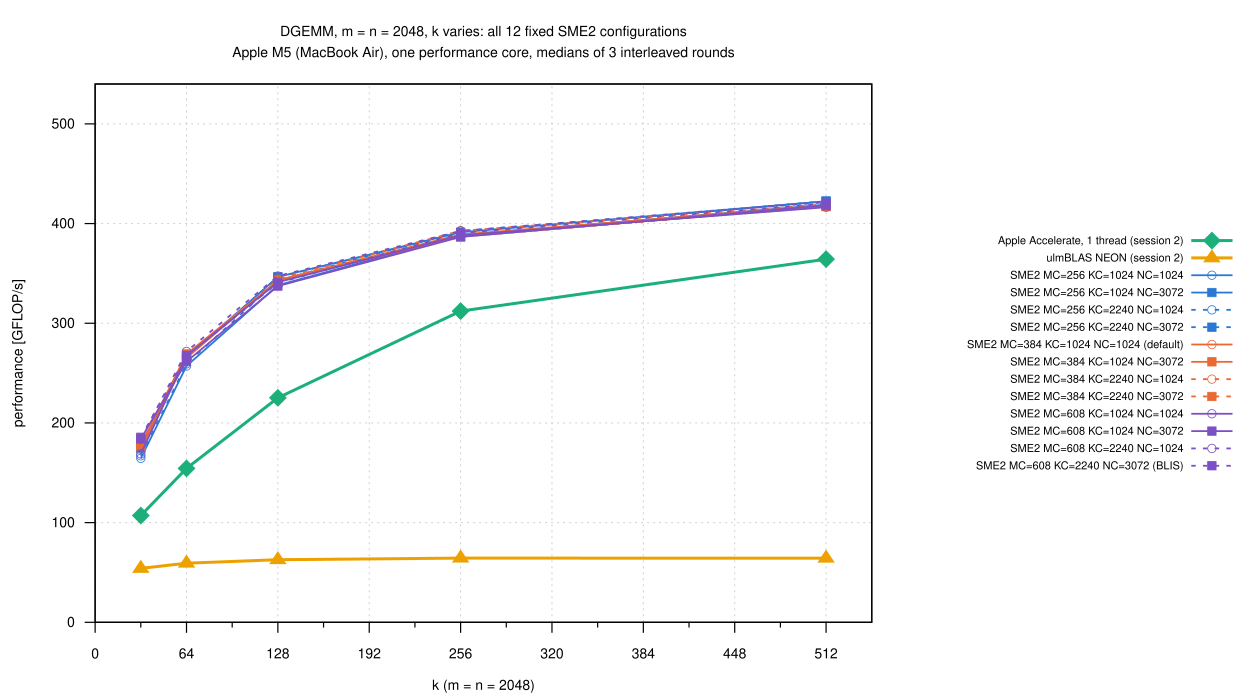

Write the gnuplot code that produced this figure.
load "_style.gp"

set terminal svg size 1250,700 dynamic enhanced font "Helvetica,14" background rgb "white"
set output "small_k_all.svg"
set xrange [0:544]
set xtics 0, 64, 512
set mxtics 2
set yrange [0:540]
set key outside right center vertical font ",11" spacing 1.05 nobox
FILE = "small_k.csv"; XCOL = "k"; XLABEL = "k (m = n = 2048)"; VARS = ALL
TITLE = "DGEMM, m = n = 2048, k varies: all 12 fixed SME2 configurations\nApple M5 (MacBook Air), one performance core, medians of 3 interleaved rounds"
load "_family.gp"
